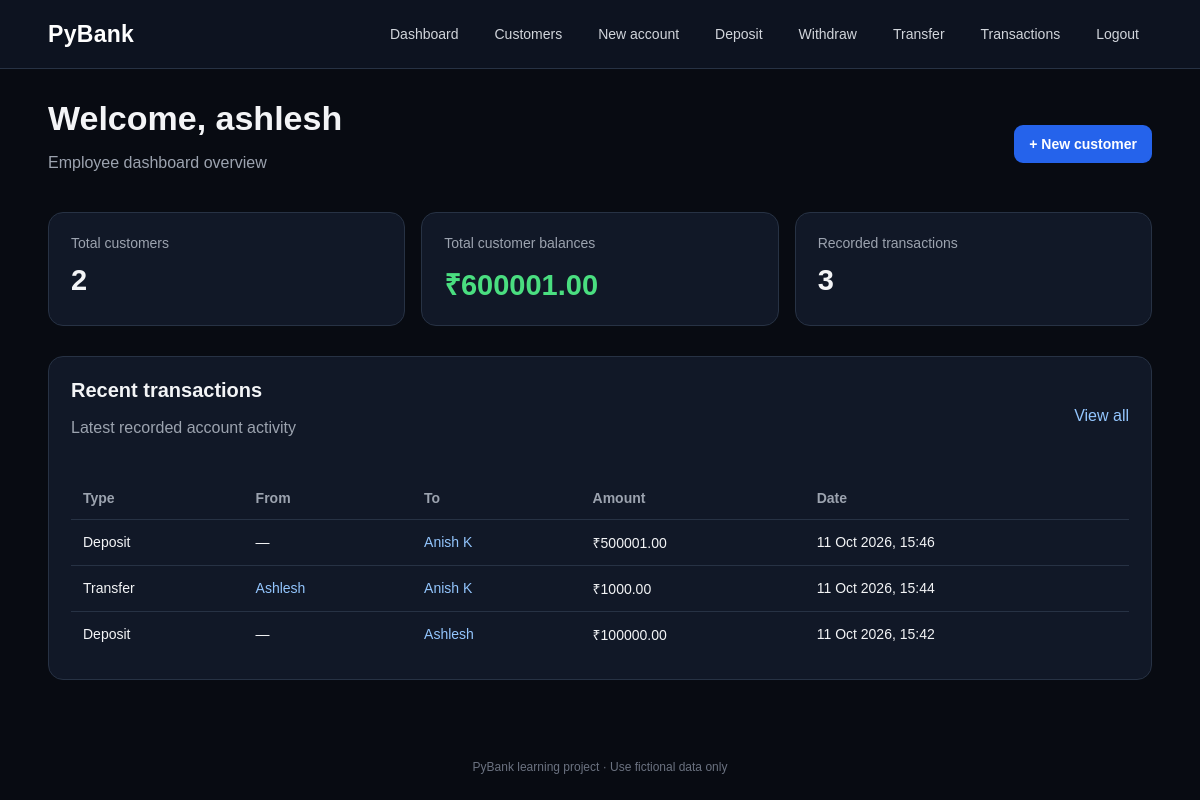
The app's page / (signed in) with its own data.
### bank/models.py (models this page shows, shortened)
class Transaction(models.Model):
    TYPE_CHOICES = [
        ("DEPOSIT", "Deposit"),
        ("WITHDRAW", "Withdrawal"),
        ("TRANSFER", "Transfer"),
    ]
    transaction_type = models.CharField(max_length=10, choices=TYPE_CHOICES)
    from_customer = models.ForeignKey(
        Customer, related_name="outgoing_transactions",
        null=True, blank=True, on_delete=models.PROTECT
    )
    to_customer = models.ForeignKey(
        Customer, related_name="incoming_transactions",
        null=True, blank=True, on_delete=models.PROTECT
    )
    amount = models.DecimalField(max_digits=12, decimal_places=2)
    note = models.CharField(max_length=200, blank=True)
    created_by = models.ForeignKey(
        get_user_model(), null=True, blank=True, on_delete=models.SET_NULL
    )
    created_at = models.DateTimeField(auto_now_add=True)
    class Meta:
        ordering = ["-created_at"]

class Customer(models.Model):
    GENDER_CHOICES = [("M", "Male"), ("F", "Female"), ("O", "Other")]
    cust_name = models.CharField(max_length=100)
    account_no = models.CharField(max_length=16, unique=True, blank=True)
    address = models.TextField(max_length=200)
    dob = models.DateField(null=True, blank=True)
    mob_no = models.CharField(max_length=15, blank=True)
    gender = models.CharField(max_length=1, choices=GENDER_CHOICES, blank=True)
    balance = models.DecimalField(max_digits=12, decimal_places=2, default=Decimal("0.00"))
    created_at = models.DateTimeField(auto_now_add=True)
    class Meta:
        ordering = ["-created_at"]

### bank/views.py (the view)
# urls.py: path("", views.dashboard, name="dashboard"),
@staff_required
def dashboard(request):
    context = {
        "total_customers": Customer.objects.count(),
        "total_balance": Customer.objects.aggregate(total=Sum("balance"))["total"] or Decimal("0.00"),
        "total_transactions": Transaction.objects.count(),
        "recent_transactions": Transaction.objects.select_related("from_customer", "to_customer", "created_by")[:8],
    }
    return render(request, "bank/dashboard.html", context)

### bank/views.py (called while the page is built)
def staff_required(view_func):
    return login_required(user_passes_test(lambda u: u.is_staff)(view_func))

### templates/bank/dashboard.html (shortened to what this page needs)
{% extends "bank/base.html" %}
{% block content %}
<div class="heading">
  <div><h1>Welcome, {{ request.user.get_short_name|default:request.user.username }}</h1><p class="muted">Employee dashboard overview</p></div>
  <a class="button" href="{% url 'customer_create' %}">+ New customer</a>
</div>
<div class="cards">
  <div class="card"><div class="label">Total customers</div><div class="metric">{{ total_customers }}</div></div>
  <div class="card"><div class="label">Total customer balances</div><div class="metric green">₹{{ total_balance|floatformat:2 }}</div></div>
  <div class="card"><div class="label">Recorded transactions</div><div class="metric">{{ total_transactions }}</div></div>
</div>
<section class="panel">
  <div class="heading"><div><h2>Recent transactions</h2><p class="muted">Latest recorded account activity</p></div><a href="{% url 'transaction_list' %}">View all</a></div>
  <div class="table-wrap"><table><thead><tr><th>Type</th><th>From</th><th>To</th><th>Amount</th><th>Date</th></tr></thead><tbody>
  {% for t in recent_transactions %}
  <tr><td>{{ t.get_transaction_type_display }}</td><td>{% if t.from_customer %}<a href="{% url 'customer_detail' t.from_customer.pk %}">{{ t.from_customer.cust_name }}</a>{% else %}—{% endif %}</td><td>{% if t.to_customer %}<a href="{% url 'customer_detail' t.to_customer.pk %}">{{ t.to_customer.cust_name }}</a>{% else %}—{% endif %}</td><td>₹{{ t.amount|floatformat:2 }}</td><td>{{ t.created_at|date:"d M Y, H:i" }}</td></tr>
  {% empty %}<tr><td colspan="5" class="empty">No transactions yet.</td></tr>{% endfor %}
  </tbody></table></div>
</section>
{% endblock %}

### templates/bank/base.html (shortened to what this page needs)
{% load static %}
<!DOCTYPE html>
<html lang="en">
<head>
  <link rel="stylesheet" href="{% static 'bank.css' %}">
</head>
<body>
{% if request.user.is_authenticated and request.user.is_staff %}
<nav>
  <a class="brand" href="{% url 'dashboard' %}">PyBank</a>
  <ul>
    <li><a href="{% url 'dashboard' %}">Dashboard</a></li>
    <li><a href="{% url 'customer_list' %}">Customers</a></li>
    <li><a href="{% url 'customer_create' %}">New account</a></li>
    <li><a href="{% url 'deposit' %}">Deposit</a></li>
    <li><a href="{% url 'withdraw' %}">Withdraw</a></li>
    <li><a href="{% url 'transfer' %}">Transfer</a></li>
    <li><a href="{% url 'transaction_list' %}">Transactions</a></li>
    <li>
      <form class="nav-form" method="post" action="{% url 'logout' %}">
        {% csrf_token %}<button class="nav-button" type="submit">Logout</button>
      </form>
    </li>
  </ul>
</nav>
{% endif %}
<main class="{% block main_class %}container{% endblock %}">
  {% block content %}{% endblock %}
</main>
<footer>PyBank learning project · Use fictional data only</footer>
</body>
</html>

### static/bank.css (style rules this page uses)
:root { color-scheme: dark; --bg:#080b12; --panel:#111827; --panel2:#172033; --text:#f3f4f6; --muted:#9ca3af; --blue:#2563eb; --line:#273244; --green:#4ade80; --red:#f87171; }
* { box-sizing:border-box; }
body { margin:0; background:var(--bg); color:var(--text); font-family:Arial, sans-serif; }
a { color:#93c5fd; text-decoration:none; }
nav { background:#0d1320; border-bottom:1px solid var(--line); display:flex; align-items:center; justify-content:space-between; padding:16px clamp(16px,4vw,48px); gap:18px; flex-wrap:wrap; }
.brand { color:white; font-size:23px; font-weight:800; letter-spacing:.3px; }
nav ul { list-style:none; display:flex; flex-wrap:wrap; gap:10px; padding:0; margin:0; align-items:center; }
nav li a, .nav-button { display:inline-block; padding:10px 13px; border-radius:9px; background:transparent; color:#d1d5db; border:0; font-size:14px; cursor:pointer; }
.nav-form { margin:0; }
.container { width:min(1150px,92%); margin:30px auto 60px; }
.heading { display:flex; justify-content:space-between; align-items:center; flex-wrap:wrap; gap:14px; margin-bottom:24px; }
h1 { font-size:clamp(25px,4vw,34px); margin:0 0 8px; }
h2 { font-size:20px; margin-top:0; }
.muted, small { color:var(--muted); }
.cards { display:grid; grid-template-columns:repeat(auto-fit,minmax(210px,1fr)); gap:16px; margin:22px 0 30px; }
.card, .panel { background:var(--panel); border:1px solid var(--line); border-radius:15px; padding:22px; min-width:0; }
.card .label { color:var(--muted); font-size:14px; }
.metric { font-size:29px; font-weight:700; margin-top:13px; overflow-wrap:anywhere; }
.green { color:var(--green); }
.button, button.button { display:inline-block; background:var(--blue); border:0; color:white; border-radius:9px; padding:11px 15px; font-size:14px; cursor:pointer; font-weight:600; }
.table-wrap { overflow-x:auto; }
table { width:100%; border-collapse:collapse; min-width:650px; }
th, td { text-align:left; padding:13px 12px; border-bottom:1px solid var(--line); font-size:14px; }
th { color:var(--muted); font-weight:600; }
tr:last-child td { border-bottom:0; }
footer { text-align:center; color:#6b7280; padding:20px; font-size:12px; }

### records on screen
Transaction: transaction_type "Deposit", to_customer.cust_name "Anish K", amount "500001.00", created_at "11 Oct 2026, 15:46"
Transaction: transaction_type "Transfer", from_customer.cust_name "Ashlesh", to_customer.cust_name "Anish K", amount "1000.00", created_at "11 Oct 2026, 15:44"
Transaction: transaction_type "Deposit", to_customer.cust_name "Ashlesh", amount "100000.00", created_at "11 Oct 2026, 15:42"

### other values on screen
{{ request.user.get_short_name|default:request.user.username }} "ashlesh"
{{ total_customers }} "2"
{{ total_balance|floatformat:2 }} "600001.00"
{{ total_transactions }} "3"
